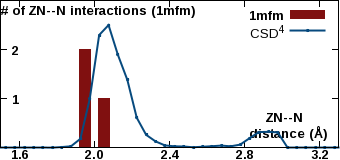

The script that saved this image:
set encoding iso_8859_1
set terminal pngcairo transparent enhanced size 340, 160 font "Arial Bold,10"
set output "/var/www/html/csgid/app/webroot/neighborhood_temp/1mfm/ZN--N.png"
set lmargin at screen 0.00
set bmargin at screen 0.08
set rmargin at screen 0.995
set tmargin at screen 1.00
set xrange [1.5:3.3]
set format x "%3.1f"
set xtics 1.6,0.4,3.2
set xtics offset 0,graph 0.065
set yrange [0:4386]
unset ytics
set y2range [0:3]
set y2tics 1,1,2
set y2tics offset -49,graph 0.00
set y2tics mirror
set view 80,45
set key top right
set boxwidth 0.06
set style fill solid 1.0
set xlabel "ZN--N \n distance (\305)" offset 17,4.4
set y2label "# of ZN--N interactions (1mfm)" offset -40,4 rotate by 0
plot "-" using ($1+0.05):2 with boxes lc rgb "#801010" axis x1y2 title "1mfm", \
     "/var/www/html/csgid/app/webroot/neighborhood_temp/csd_metal_distances/ZN--N.csv" using ($1+0.025):2 with linespoints linewidth 2 pointtype 7 pointsize 0.2 lc rgb "#074a7e" title "CSD^{4}" axis x1y1
1.9	2
2	1
e
